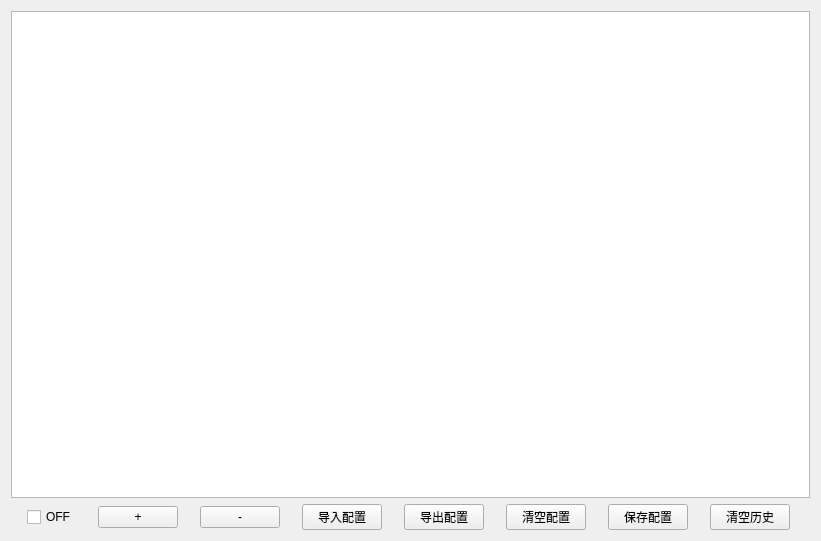
<?xml version="1.0" encoding="UTF-8"?>
<ui version="4.0">
 <class>LogCapture</class>
 <widget class="QWidget" name="LogCapture">
  <property name="geometry">
   <rect>
    <x>0</x>
    <y>0</y>
    <width>821</width>
    <height>541</height>
   </rect>
  </property>
  <property name="windowTitle">
   <string>Form</string>
  </property>
  <layout class="QGridLayout" name="gridLayout">
   <item row="0" column="0">
    <widget class="QTableView" name="tableView">
     <property name="acceptDrops">
      <bool>false</bool>
     </property>
     <property name="verticalScrollMode">
      <enum>QAbstractItemView::ScrollPerPixel</enum>
     </property>
     <property name="horizontalScrollMode">
      <enum>QAbstractItemView::ScrollPerPixel</enum>
     </property>
     <property name="sortingEnabled">
      <bool>true</bool>
     </property>
    </widget>
   </item>
   <item row="1" column="0">
    <layout class="QHBoxLayout" name="horizontalLayout">
     <item>
      <widget class="QCheckBox" name="checkBox_Start">
       <property name="sizePolicy">
        <sizepolicy hsizetype="Fixed" vsizetype="Fixed">
         <horstretch>0</horstretch>
         <verstretch>0</verstretch>
        </sizepolicy>
       </property>
       <property name="styleSheet">
        <string notr="true">QCheckBox::indicator::checked {
	
	image: url(:/icon/SrcFile/icon/switch_1_on.png);
}

QCheckBox::indicator::unchecked {
	
	image: url(:/icon/SrcFile/icon/switch_1_off.png);
}</string>
       </property>
       <property name="text">
        <string>OFF</string>
       </property>
       <property name="iconSize">
        <size>
         <width>16</width>
         <height>16</height>
        </size>
       </property>
       <property name="checked">
        <bool>false</bool>
       </property>
      </widget>
     </item>
     <item>
      <widget class="QPushButton" name="pushButton_addItem">
       <property name="sizePolicy">
        <sizepolicy hsizetype="Fixed" vsizetype="Fixed">
         <horstretch>0</horstretch>
         <verstretch>0</verstretch>
        </sizepolicy>
       </property>
       <property name="text">
        <string>+</string>
       </property>
      </widget>
     </item>
     <item>
      <widget class="QPushButton" name="pushButton_deleteItem">
       <property name="sizePolicy">
        <sizepolicy hsizetype="Fixed" vsizetype="Fixed">
         <horstretch>0</horstretch>
         <verstretch>0</verstretch>
        </sizepolicy>
       </property>
       <property name="text">
        <string>-</string>
       </property>
      </widget>
     </item>
     <item>
      <widget class="QPushButton" name="pushButton_importConf">
       <property name="sizePolicy">
        <sizepolicy hsizetype="Fixed" vsizetype="Fixed">
         <horstretch>0</horstretch>
         <verstretch>0</verstretch>
        </sizepolicy>
       </property>
       <property name="text">
        <string>导入配置</string>
       </property>
      </widget>
     </item>
     <item>
      <widget class="QPushButton" name="pushButton_exportConf">
       <property name="sizePolicy">
        <sizepolicy hsizetype="Fixed" vsizetype="Fixed">
         <horstretch>0</horstretch>
         <verstretch>0</verstretch>
        </sizepolicy>
       </property>
       <property name="text">
        <string>导出配置</string>
       </property>
      </widget>
     </item>
     <item>
      <widget class="QPushButton" name="pushButton_clearSetting">
       <property name="sizePolicy">
        <sizepolicy hsizetype="Fixed" vsizetype="Fixed">
         <horstretch>0</horstretch>
         <verstretch>0</verstretch>
        </sizepolicy>
       </property>
       <property name="text">
        <string>清空配置</string>
       </property>
      </widget>
     </item>
     <item>
      <widget class="QPushButton" name="pushButton_saveSetting">
       <property name="sizePolicy">
        <sizepolicy hsizetype="Fixed" vsizetype="Fixed">
         <horstretch>0</horstretch>
         <verstretch>0</verstretch>
        </sizepolicy>
       </property>
       <property name="text">
        <string>保存配置</string>
       </property>
      </widget>
     </item>
     <item>
      <widget class="QPushButton" name="pushButton_clearHistory">
       <property name="sizePolicy">
        <sizepolicy hsizetype="Fixed" vsizetype="Fixed">
         <horstretch>0</horstretch>
         <verstretch>0</verstretch>
        </sizepolicy>
       </property>
       <property name="text">
        <string>清空历史</string>
       </property>
      </widget>
     </item>
    </layout>
   </item>
  </layout>
 </widget>
 <resources/>
 <connections/>
</ui>
